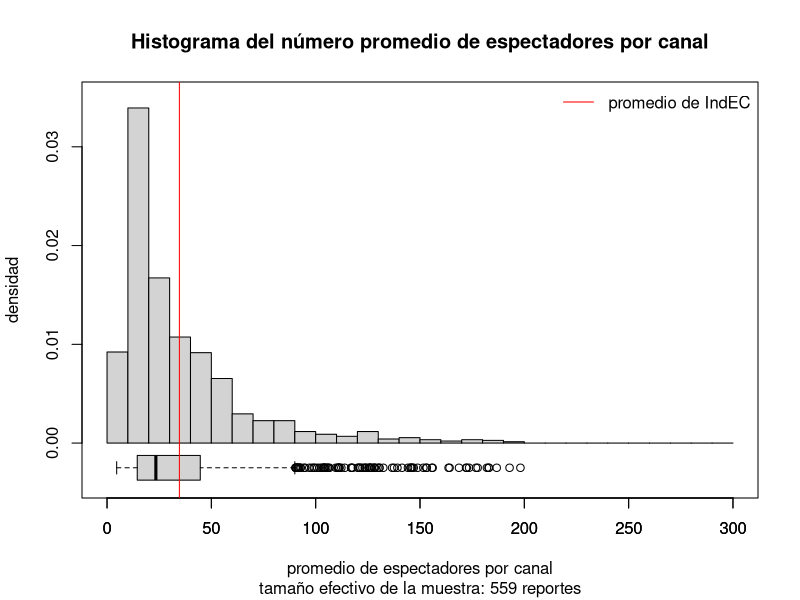
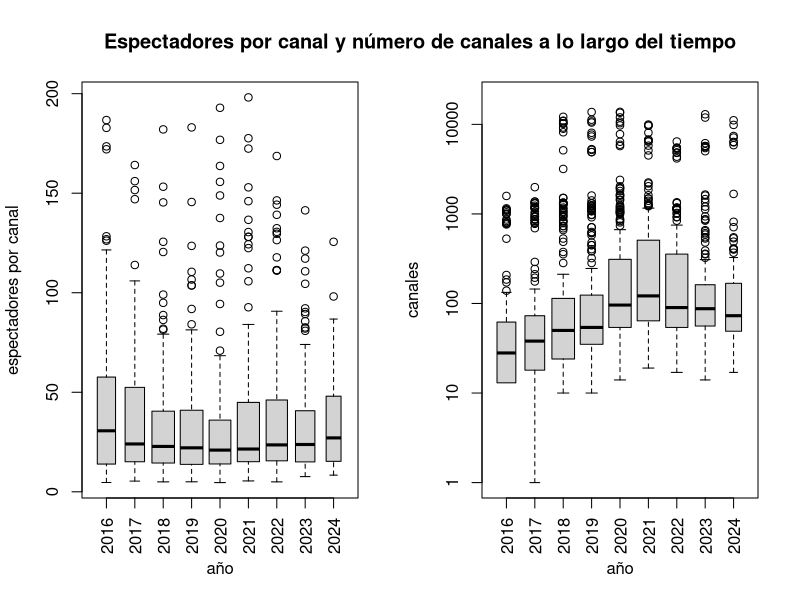

Generate these figures, in order, with R:
## ---- chunk 1
library(readr)
library(dplyr)
## ---- chunk 2
###funcion para redondear
r<-function(x){
  return(round(x,digits=2))
}

## ---- chunk 3
DF<-read_csv("Twitch.csv")
## ---- chunk 4
View(DF)
## ---- chunk 5
#observaciones
nrow(DF)
#variables
ncol(DF)
#faltantes
sum(is.na(DF))
#incompletas
sum(!complete.cases(DF))

## ---- chunk 6


nc <- sum(complete.cases(DF))
por <- r((nrow(DF) - nc)/nrow(DF)*100)
TAB <- colSums(!is.na(DF))
mm <- min(TAB)
mmv <- names(TAB)[mm == TAB]
## ---- chunk 7
nc
por
mm
mmv
## ---- chunk 8
# convertir variables categóricas
DF$Juego <- factor(DF$Juego)

DF$Mes <- factor(
  DF$Mes,
  levels = c(
    "Enero","Febrero","Marzo","Abril",
    "Mayo","Junio","Julio","Agosto",
    "Septiembre","Octubre","Noviembre","Diciembre"
  )
)


DF$Pos <- as.numeric(DF$Pos)

limpiar_num <- function(x){
  as.numeric(gsub("[^0-9]", "", x))
}

DF$HorasV <- limpiar_num(DF$HorasV)
DF$HorasT <- limpiar_num(DF$HorasT)
DF$Streamers <- limpiar_num(DF$Streamers)
DF$MaxEsp <- limpiar_num(DF$MaxEsp)
DF$MaxCan <- limpiar_num(DF$MaxCan)
DF$PromEsp <- limpiar_num(DF$PromEsp)
DF$PromCan <- limpiar_num(DF$PromCan)


marzo_2023 <- subset(DF, Mes == "Marzo" & Año == 2023)
marzo_2023[which.max(marzo_2023$Pos), c("Juego","Pos")]

## ---- chunk 9
# coeficiente de variación
cv <- round(
  sd(DF$HorasV, na.rm = TRUE) /
  mean(DF$HorasV, na.rm = TRUE),
  2
)

cv

median(DF$HorasV, na.rm = TRUE)
## ---- chunk 10


DF$IndEC <- DF$PromEsp / DF$PromCan

hist(DF$IndEC,
     prob = TRUE,
     main = "Histograma del número promedio de espectadores por canal",
     ylim = c(-0.004, 0.035),
     breaks = seq(0, 300, 10),
     ylab = "densidad",
     xlab = "promedio de espectadores por canal",
     sub = paste("tamaño efectivo de la muestra:",
                 sum(is.na(DF$IndEC)),
                 "reportes")
)

boxplot(DF$IndEC,
        horizontal = TRUE,
        ann = FALSE,
        boxwex = 0.005,
        add = TRUE,
        at = -0.0025
)

abline(v = mean(DF$IndEC, na.rm = TRUE), col = "red")

legend("topright",
       legend = "promedio de IndEC",
       col = "red",
       bty = "n",
       lty = 1)



## ---- chunk 11
summary(DF$IndEC)


cat("\n")

quantile(DF$IndEC,
         probs = c(0, 0.25, 0.5, 0.75, 1),
         na.rm = TRUE)

mean(DF$IndEC, na.rm = TRUE)

sd(DF$IndEC, na.rm = TRUE)

boxplot.stats(DF$IndEC)$stats

## ---- chunk 12
op <- par(mfrow = c(1, 2))

boxplot(DF$IndEC ~ DF$Año,
        las = 3,
        varwidth = TRUE,
        xlab = "año",
        ylab = "espectadores por canal"
)

boxplot(DF$PromCan ~ DF$Año,
        log = "y",
        las = 3,
        varwidth = TRUE,
        xlab = "año",
        ylab = "canales",
        ylim = c(1, 20000)
)

par(op)

title(main = "Espectadores por canal y número de canales a lo largo del tiempo")
tapply(DF$IndEC, DF$Año, summary)

tapply(DF$PromCan, DF$Año, summary)

boxplot.stats(split(DF$PromCan, DF$Año)[["2016"]])$stats

boxplot.stats(split(DF$PromCan, DF$Año)[["2024"]])$stats
